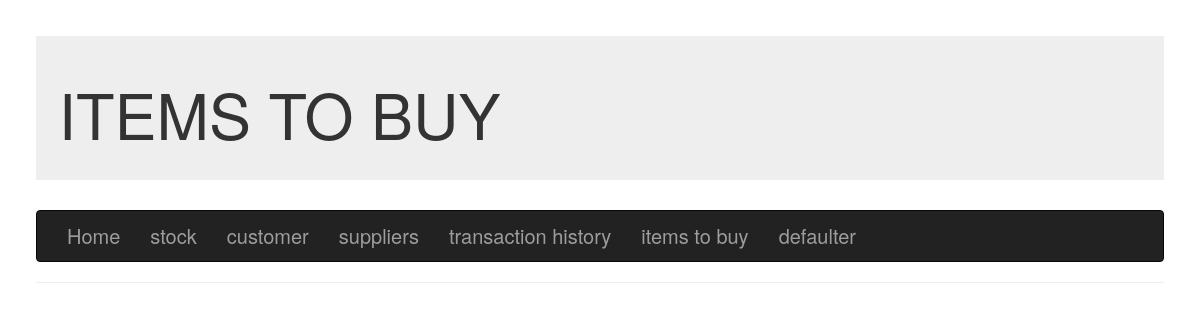
/itb, run on an earlier commit of the app's database.
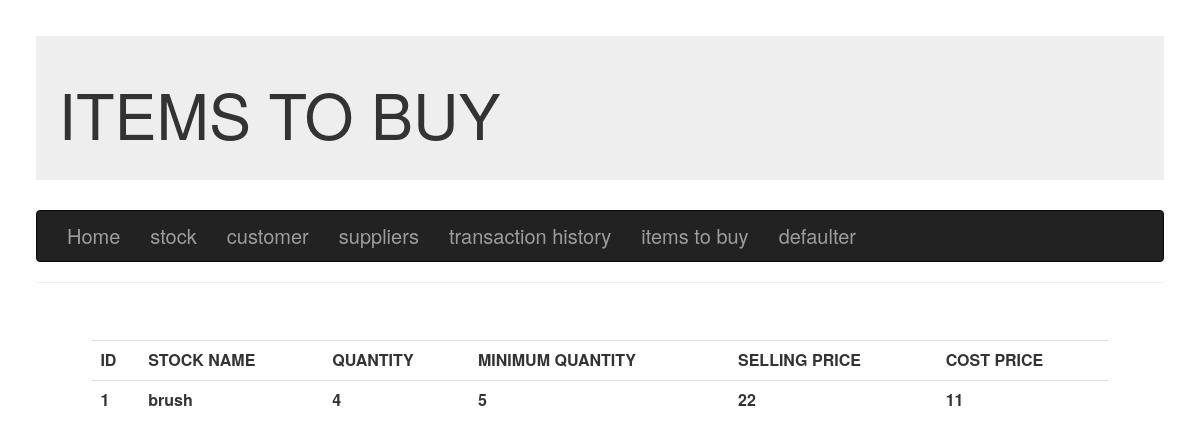
And on a later commit of the database.
### app/models.py (models this page shows, shortened)
class Stock(db.Model):
    id = db.Column(db.Integer, primary_key=True)
    name = db.Column(db.String(140),nullable = False , unique=True)
    qty = db.Column(db.Integer,default=1, nullable = False)
    minqty = db.Column(db.Integer,default=0, nullable = False)
    sp = db.Column(db.Integer , default=0, nullable = False)
    cp = db.Column(db.Integer,default=0, nullable = False)
    timestamp = db.Column(db.DateTime, index=True, default=datetime.utcnow)

### app/routes.py (the view)
@app.route('/itb', methods=['GET','POST'])
def itb():
    try:
        conn = sqlite3.connect('app.db')
        s2 = conn.execute('select *  from Stock where minqty>=qty;')
        s1=[]
        for i in s2:s1.append(i)
        conn.close()
        return render_template('itb.html',title='ITEMS TO BUY',s1=s1)
    except Exception as e:
        print("in itb = ",str(e))
        return render_template('itb.html',title='ITEMS TO BUY')

### app/templates/itb.html
{% extends 'base.html' %}
{% block content %}
{% if s1: %}
<table class="table">
    <tr>
      <th>ID</th>
      <th>STOCK NAME</th>
      <th>QUANTITY</th>
      <th>MINIMUM QUANTITY</th>
      <th>SELLING PRICE</th>
      <th>COST PRICE</th>
  </tr>
  {% for s in s1 %}
    <tr>
        <th>{{ s[0] }}</th>
        <th>{{ s[1] }}</th>
        <th>{{ s[2] }}</th>
        <th>{{ s[3] }}</th>
        <th>{{ s[4] }}</th>
        <th>{{ s[5] }}</th>
    </tr>
    {% endfor %}
  </table>
  {% endif %}
{% endblock %}

### app/templates/base.html (shortened to what this page needs)
<html>
    <head>
            <link rel="stylesheet" href="https://maxcdn.bootstrapcdn.com/bootstrap/3.4.0/css/bootstrap.min.css">
    </head>
    <body style="font-size: 20px">
        <div style="margin: 3%">
            <div class="jumbotron" style="padding:2%">
        {% if title %}
        <h1>{{ title }}</h1>
        {% else %}
        <h1>WHOLESALE MANAGEMENT SYSTEM</h1>
        {% endif %}
    </div>
        <nav class="navbar navbar-inverse">
                <div class="container-fluid">
                  <ul class="nav navbar-nav">
                       <li> <a href="{{ url_for('index') }}">Home</a></li>
                      <li><a href="{{ url_for('stock') }}">stock</a></li>
                        <li><a href="{{ url_for('customer') }}">customer</a></li>
                        <li><a href="{{ url_for('supplier') }}">suppliers</a></li>
                        <li><a href="{{ url_for('payment') }}">transaction history</a></li>
                        <li><a href="{{ url_for('itb') }}">items to buy</a></li>
                        <li><a href="{{ url_for('defaulter') }}">defaulter</a></li>
                  </ul>
                </div>
              </nav>
            <hr>
        <div style="margin: 5%" class ="div">
        {% block content %}
        {% endblock %}
        </div>
        </div>
    </body>
</html>

What changed in the data, as far as the page shows it:
added Stock: id "1", name "brush", qty "4", minqty "5", sp "22", cp "11"
Also different on the page:
text now shown: "ID STOCK NAME QUANTITY MINIMUM QUANTITY SELLING PRICE COST PRICE"
